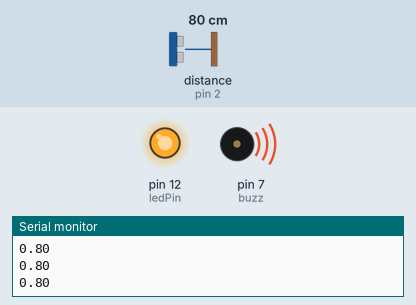
Recording of a sketch running on a simulated Arduino Uno, built with avr-gcc and run on an emulated ATmega328P. Shown: output pins drawn as LEDs (lit = HIGH), buzzer (waves = sounding, pin HIGH), the last lines printed to the serial monitor. Wiring (inferred from the names in the program): ultrasonic range finder: trigger pin 3; echo pin 2. The inputs (shaded band) are chosen by the test bench; at power-on: distance to the obstacle (sensor on pin 2) 80 cm. The echo pulse lasts 58.3 µs per cm; pins used as bus, display or sensor lines are not drawn.

Above: at 1.2 s.
1.3 s: distance to the obstacle (sensor on pin 2) set to 120 cm
At 2.5 s:
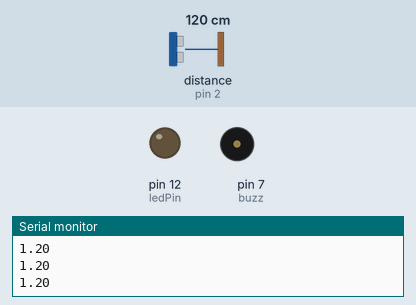
2.8 s: distance to the obstacle (sensor on pin 2) set to 103 cm
4.3 s: distance to the obstacle (sensor on pin 2) set to 98 cm
At 5.5 s:
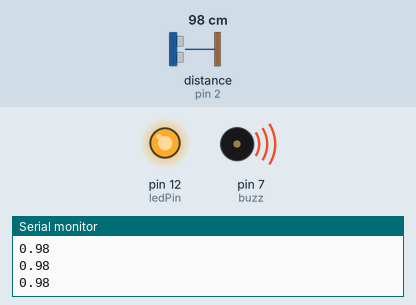
5.8 s: distance to the obstacle (sensor on pin 2) set to 250 cm
At 6.1 s:
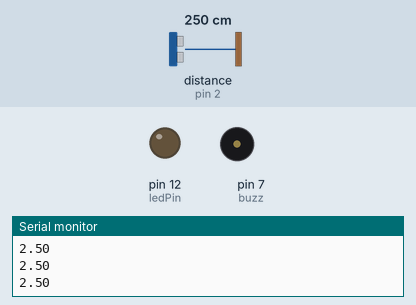
Timing chart, 0 to 8.3 s (numbered marks = the images above; inputs shaded):
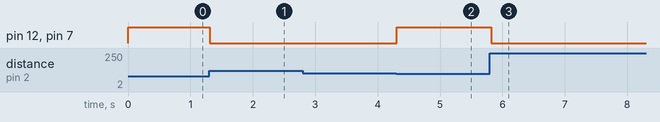

The sketch:

Lab2.2.ino
```cpp
// Lab2.2
// https://www.tinkercad.com/things/iWH0lnP1NGL-lab22iotlab21bcp094

// C++ code
//

//In our ultrasonic sensor we have transmitter and receiver both
//so trigpin acts as transmitter.
//and echopin acts as a receiver.

int ledPin = 12;
int buzz = 7;
int trigpin = 3;
int echopin = 2;
int duration;

void setup()
{
  Serial.begin(9600); //baud rate- default-9600
  pinMode(ledPin, OUTPUT);
  pinMode(buzz, OUTPUT);
  pinMode(trigpin, OUTPUT);
  pinMode(echopin, INPUT);
}


void loop()

{
  //generating ultra sonic sound (0 - no sound(LOW), 1-produces sound(HIGH)
  digitalWrite(trigpin, LOW);
  delayMicroseconds(2);
  digitalWrite(trigpin, HIGH);
  delayMicroseconds(10);
  digitalWrite(trigpin, LOW);

  // Turn on echo pin
  duration = pulseIn(echopin,HIGH); //receives echopin/signal when it's in high mode
  //When received it calculates the duration itself.
  //Serial.println(duration);

  // Convert this duration into distance
  // speed of sound = 343m/s (converted to meter/microseconds)
  float distance  = (duration/2.)*0.000343 ; //in meter
  Serial.println(distance);

  // turn on led and buzer if distance>1meter


  if(distance<1.00){
  	digitalWrite(ledPin, HIGH);
  	digitalWrite(buzz, HIGH);
  }
  else{
  	digitalWrite(ledPin, LOW);
  	digitalWrite(buzz, LOW);
  }
  //delay(1000); // Wait for 1000 millisecond(s)
}
```

Measured:
- the behaviour switches between 101 and 100 cm on distance to the obstacle (sensor on pin 2) (found by bisection; images 1 and 2)
- after the input at 1.3 s, pin 12 (ledPin), pin 7 (buzz): HIGH → LOW at once
- after the input at 4.3 s, pin 12 (ledPin), pin 7 (buzz): LOW → HIGH at once
- after the input at 5.8 s, pin 12 (ledPin), pin 7 (buzz): HIGH → LOW at once
